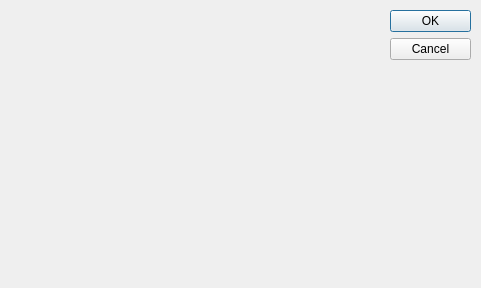
<?xml version="1.0" encoding="UTF-8"?>
<ui version="4.0">
 <class>Dialog</class>
 <widget class="QDialog" name="Dialog">
  <property name="geometry">
   <rect>
    <x>0</x>
    <y>0</y>
    <width>481</width>
    <height>288</height>
   </rect>
  </property>
  <property name="windowTitle">
   <string>Dialog</string>
  </property>
  <widget class="QDialogButtonBox" name="buttonBox">
   <property name="geometry">
    <rect>
     <x>390</x>
     <y>10</y>
     <width>81</width>
     <height>621</height>
    </rect>
   </property>
   <property name="orientation">
    <enum>Qt::Vertical</enum>
   </property>
   <property name="standardButtons">
    <set>QDialogButtonBox::Cancel|QDialogButtonBox::Ok</set>
   </property>
  </widget>
 </widget>
 <resources/>
 <connections>
  <connection>
   <sender>buttonBox</sender>
   <signal>accepted()</signal>
   <receiver>Dialog</receiver>
   <slot>accept()</slot>
   <hints>
    <hint type="sourcelabel">
     <x>248</x>
     <y>254</y>
    </hint>
    <hint type="destinationlabel">
     <x>157</x>
     <y>274</y>
    </hint>
   </hints>
  </connection>
  <connection>
   <sender>buttonBox</sender>
   <signal>rejected()</signal>
   <receiver>Dialog</receiver>
   <slot>reject()</slot>
   <hints>
    <hint type="sourcelabel">
     <x>316</x>
     <y>260</y>
    </hint>
    <hint type="destinationlabel">
     <x>286</x>
     <y>274</y>
    </hint>
   </hints>
  </connection>
 </connections>
</ui>
